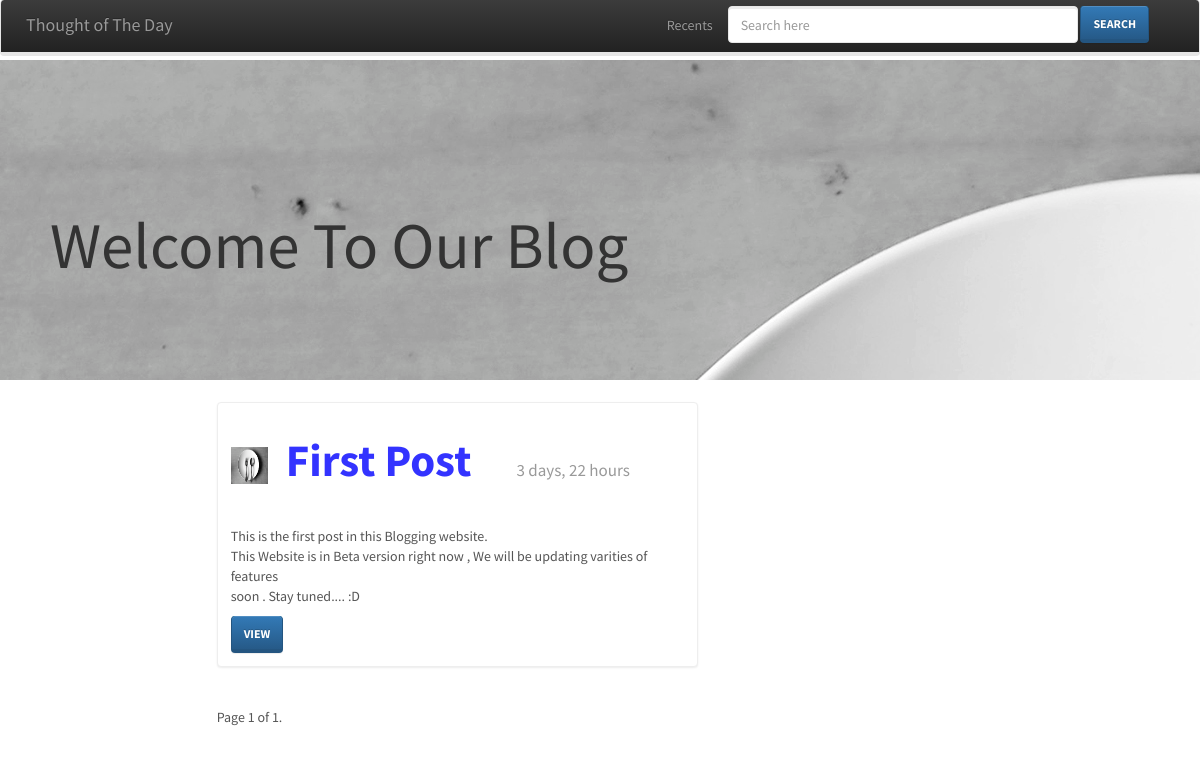
The page / on the database its author committed.
### posts/models.py (models this page shows, shortened)
class Post(models.Model):
	title = models.CharField(max_length=56)
	content = models.TextField()
	tips_type = models.CharField(max_length=100)
	author = models.CharField(max_length=120)
	timestamp = models.DateTimeField(auto_now=False,auto_now_add=True)
	image = models.ImageField(upload_to=upload_location ,
		null=True,blank=True)
	class Meta:
		ordering = ["-timestamp"]

### posts/views.py (the view, shortened to what this page needs)
# urls.py: url(r'^$',views.posts_list,name="home"),
def posts_list(request):
	name_list = Post.objects.all()
	query = request.GET.get("q")
	paginator = Paginator(name_list,4) # Show 6 contacts per page
	page = request.GET.get('page')
	try:
		name = paginator.page(page)
	except PageNotAnInteger:
		name = paginator.page(1)
	except EmptyPage:
		name = paginator.page(paginator.num_pages)
	if query:
		return render(request,"posts/search.html",{'name':name})
	else:
		return render(request,"posts/index.html",{"name":name})

### templates/posts/index.html (shortened to what this page needs)
{% extends "posts/base.html" %}
{% block content %}
<div class="col-sm-8 col-sm-offset-2">
{% for i in name %}
<div class="row">
  <div class="col-sm-8">
    <div class="thumbnail">
      <div class="caption">
        <h2 style="font-size:45px;color:rgba(0,0,255,0.8);"><img src="/static/img/{{ i.tips_type }}.jpg" style="width:37px;height:37px;">&nbsp;&nbsp;<b>{{ i.title }}</b>    &nbsp;&nbsp;&nbsp;&nbsp;<small style="font-size:17px;">{{ i.timestamp|timesince }}</small></h2>
        <br/>
        <p>{{i.content|linebreaks|truncatechars:226}}</p>
        <a href="{% url 'posts:detail' id=i.id %}" <button class="btn btn-primary">View</button></a>
      </div>
    </div>
  </div>
</div>
{% endfor %}
<div class="pagination">
<span class="step-links">
<span class="current">
Page {{ name.number }} of {{ name.paginator.num_pages }}.
</span>
</span>
</div>
</div>
{% endblock %}

### templates/posts/base.html (shortened to what this page needs)
{% load staticfiles %}
<!DOCTYPE html>
<html>
<head>
	<link rel="stylesheet" type="text/css" href='{% static "css/basics_css.css" %}' />
	<link rel="stylesheet" type="text/css" href='{% static "bootstrap/theme.css" %}' />
	<link rel="stylesheet" type="text/css" href='{% static "bootstrap/boot.css" %}' />
	<link rel="stylesheet" type="text/css" href='{% static "bootstrap/bootstrap-theme.min.css" %}' />
</head>
<body>
{% include "posts/_navbar.html" %}
{% block cover %}
<div class="banner container-fluid" style="background-image: url({% static 'img/cover.jpg' %});" >
<h1 style="margin-top:150px;font-size:65px;margin-left:50px;">Welcome To Our Blog</h1>
</div>
{% endblock %}
<div class="container-fluid">
<div class="container left_part">
{% block content %}
{% endblock %}
</div>
</body>
</html>

### templates/posts/_navbar.html (shortened to what this page needs)
<nav class="navbar navbar-inverse">
  <div class="container-fluid">
    <div class="navbar-header">
      <a class="navbar-brand" href="{% url 'posts:home' %}" style="margin-left:10px;">Thought of The Day</a>
    </div>
<form class="navbar-form navbar-right" mthod="GET" action="" style="margin-right:20px;">
        <div class="form-group">
          <input type="text" placeholder="Search here" class="form-control" name = "q" value="{{ request.GET.q }}" style="width:350px;height:37px;" />
        </div>
        <button style="height:37px;" type="submit" class="btn btn-primary">Search</button>
      </form>
    <div class="collapse navbar-collapse" id="bs-example-navbar-collapse-1">
      <ul class="nav navbar-nav navbar-right" style="color:white;">
        <li><a href="{% url 'posts:home' %}">Recents</a></li>
      </ul>
    </div>
  </div>
</nav>

### static/css/basics_css.css (style rules this page uses)
.left_part { float:left; width:75%; height:auto; padding:10px; }
.banner { height:320px; text-align: left; width: 100%; margin-left: 30px; margin-right: 30px; margin-bottom: 6px; margin-top: 4px; }

### rows shown on the page
Post: tips_type (picture), title "First Post", timestamp "3 days, 22 hours", content "This is the first post in this Blogging website. This Website is in Beta version right now , We will be updating varities of features soon . Stay tuned.... :D"

### other values the page prints
{{ name.number }} "1"
{{ name.paginator.num_pages }} "1"
